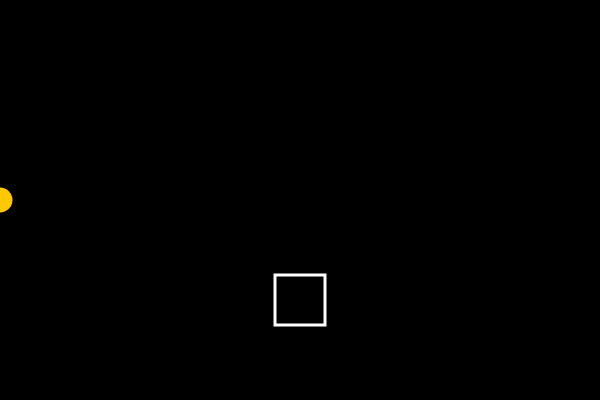
Frame 1 (no input)
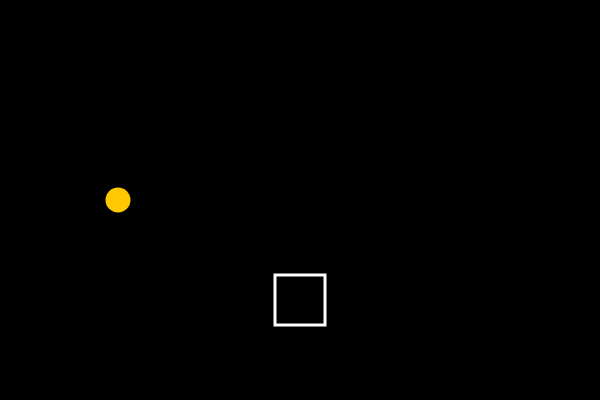
Frame 60 (no input)
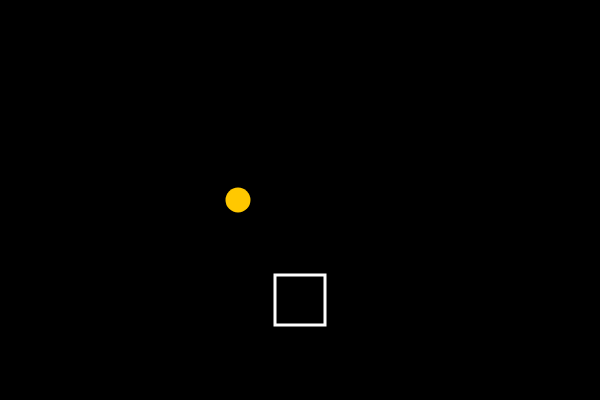
Frame 120 (the mouse pressed at the canvas centre since frame 60)

The p5.js sketch that drew these frames (run headless with seeded random() and noise() and a simulated clock; from frame 60 on, the mouse is pressed at the canvas centre):

// p5.js sketch
// ── sketch.js
var on = false;
var x = 0;
var speed = 2;
var ellipCol = {
  r: 255,
  g: 200,
  b: 0
};
function setup() {
    createCanvas(600,400);
}

function draw() {
    background(0);
    stroke(255);
    strokeWeight(3);
    noFill();
    if(mouseX > 275 && mouseX < 325 && mouseY > 275 && mouseY < 325){
        fill(255,0,200);
    }
    rectMode(CENTER);
    rect(300,300,50,50);
    noStroke();

    if(on){
        ellipCol.r = random(0,255);
        ellipCol.g = random(0,255);
        ellipCol.b = random(0,255);
    }else{
        ellipCol.r = 255;
        ellipCol.g = 200;
        ellipCol.b = 0;
    }

    fill(ellipCol.r, ellipCol.g, ellipCol.b);
    ellipse(x,200,25,25);

    if(x > width|| x < 0){
      speed = speed * -1;
    }

    x = x + speed;
}

function mousePressed(){
    if(mouseX > 275 && mouseX < 325 && mouseY > 275 && mouseY < 325){
        on = !on;
    }
}
